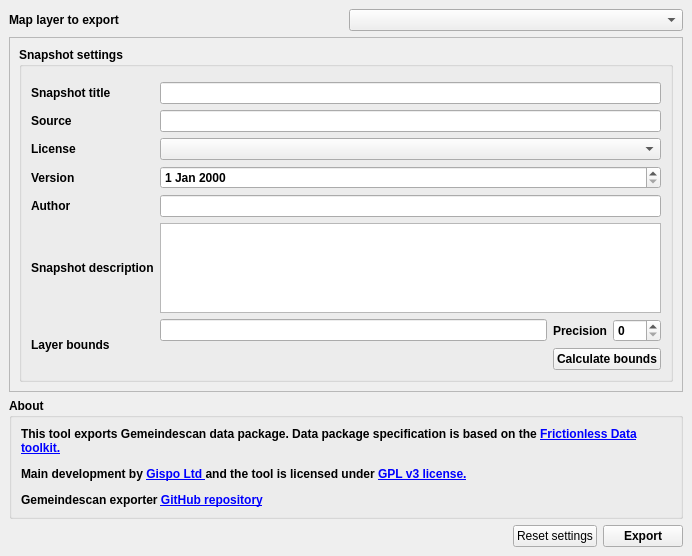
<?xml version="1.0" encoding="UTF-8"?>
<ui version="4.0">
 <class>GsExporterDockWidgetBase</class>
 <widget class="QDockWidget" name="GsExporterDockWidgetBase">
  <property name="geometry">
   <rect>
    <x>0</x>
    <y>0</y>
    <width>692</width>
    <height>556</height>
   </rect>
  </property>
  <property name="floating">
   <bool>false</bool>
  </property>
  <property name="windowTitle">
   <string>Gemeindescan Exporter</string>
  </property>
  <widget class="QWidget" name="dockWidgetContents">
   <layout class="QVBoxLayout" name="verticalLayout">
    <item>
     <layout class="QHBoxLayout" name="horizontalLayout_2">
      <item>
       <widget class="QLabel" name="layerLabel">
        <property name="font">
         <font>
          <pointsize>9</pointsize>
          <weight>75</weight>
          <bold>true</bold>
         </font>
        </property>
        <property name="text">
         <string>Map layer to export</string>
        </property>
       </widget>
      </item>
      <item>
       <widget class="QgsMapLayerComboBox" name="m_layer_cb"/>
      </item>
     </layout>
    </item>
    <item>
     <widget class="QScrollArea" name="scrollArea">
      <property name="widgetResizable">
       <bool>true</bool>
      </property>
      <widget class="QWidget" name="scrollAreaWidgetContents_2">
       <property name="geometry">
        <rect>
         <x>0</x>
         <y>0</y>
         <width>658</width>
            <height>382</height>
        </rect>
       </property>
       <layout class="QVBoxLayout" name="verticalLayout_10">
        <item>
         <widget class="QgsCollapsibleGroupBox" name="mGroupBox_2">
          <property name="enabled">
           <bool>true</bool>
          </property>
          <property name="font">
           <font>
            <weight>75</weight>
            <bold>true</bold>
           </font>
          </property>
          <property name="title">
           <string>Snapshot settings</string>
          </property>
          <property name="flat">
           <bool>false</bool>
          </property>
          <property name="collapsed">
           <bool>false</bool>
          </property>
          <property name="scrollOnExpand">
           <bool>true</bool>
          </property>
             <layout class="QGridLayout" name="gridLayout">
                 <item row="3" column="1">
                     <widget class="QComboBox" name="licenseInput"/>
                 </item>
                 <item row="7" column="0">
                     <widget class="QLabel" name="label_15">
                         <property name="text">
                             <string>Layer bounds</string>
                         </property>
                     </widget>
                 </item>
                 <item row="4" column="1">
                     <widget class="QDateEdit" name="versionInput"/>
                 </item>
                 <item row="2" column="0">
                     <widget class="QLabel" name="label_19">
                         <property name="text">
                             <string>Source</string>
                         </property>
                     </widget>
                 </item>
                 <item row="5" column="0">
                     <widget class="QLabel" name="label_13">
                         <property name="text">
                             <string>Author</string>
                         </property>
                     </widget>
                 </item>
                 <item row="4" column="0">
                     <widget class="QLabel" name="label_18">
                         <property name="text">
                             <string>Version</string>
                         </property>
                     </widget>
                 </item>
                 <item row="6" column="1">
                     <widget class="QTextEdit" name="input_description"/>
                 </item>
                 <item row="7" column="1">
                     <layout class="QGridLayout" name="gridLayout_2">
                         <item row="1" column="1" colspan="2">
                             <widget class="QPushButton" name="btn_calculate_extent">
                                 <property name="text">
                                     <string>Calculate bounds</string>
                                 </property>
                             </widget>
                         </item>
                         <item row="0" column="2">
                             <widget class="QSpinBox" name="sb_extent_precision"/>
             </item>
             <item row="0" column="0">
              <widget class="QLineEdit" name="le_extent"/>
             </item>
                         <item row="0" column="1">
                             <widget class="QLabel" name="label">
                                 <property name="text">
                                     <string>Precision</string>
                                 </property>
                             </widget>
                         </item>
                     </layout>
                 </item>
                 <item row="5" column="1">
                     <widget class="QLineEdit" name="authorInput"/>
                 </item>
                 <item row="6" column="0">
                     <widget class="QLabel" name="label_14">
                         <property name="text">
                             <string>Snapshot description</string>
                         </property>
                     </widget>
                 </item>
                 <item row="1" column="1">
                     <widget class="QLineEdit" name="input_title"/>
                 </item>
                 <item row="3" column="0">
                     <widget class="QLabel" name="label_17">
                         <property name="text">
                             <string>License</string>
                         </property>
                     </widget>
                 </item>
                 <item row="2" column="1">
                     <widget class="QLineEdit" name="sourceInput"/>
                 </item>
                 <item row="1" column="0">
                     <widget class="QLabel" name="label_16">
                         <property name="text">
                             <string>Snapshot title</string>
                         </property>
                     </widget>
                 </item>
                 <item row="0" column="1">
                     <widget class="QgsFileWidget" name="f_output"/>
                 </item>
             </layout>
         </widget>
        </item>
       </layout>
      </widget>
     </widget>
    </item>
    <item>
     <widget class="QgsCollapsibleGroupBox" name="mGroupBox">
      <property name="font">
       <font>
        <weight>75</weight>
        <bold>true</bold>
       </font>
      </property>
      <property name="title">
       <string>About</string>
      </property>
      <layout class="QVBoxLayout" name="verticalLayout_3">
       <item>
        <widget class="QLabel" name="metadataLabel">
         <property name="text">
          <string>&lt;html&gt;&lt;head/&gt;&lt;body&gt;&lt;p&gt;This tool exports Gemeindescan data package. Data
           package specification is based on the &lt;a href=&quot;https://frictionlessdata.io/&quot;&gt;&lt;span style=&quot;
           text-decoration: underline; color:#0000ff;&quot;&gt;Frictionless Data toolkit.&lt;/span&gt;&lt;/a&gt;&lt;/p&gt;&lt;p&gt;Main
           development by &lt;a href=&quot;https://www.gispo.fi/en/home/&quot;&gt;&lt;span style=&quot; text-decoration:
           underline; color:#0000ff;&quot;&gt;Gispo Ltd &lt;/span&gt;&lt;/a&gt;and the tool is licensed under &lt;a
           href=&quot;https://www.gnu.org/licenses/gpl-3.0.en.html&quot;&gt;&lt;span style=&quot; text-decoration:
           underline; color:#0000ff;&quot;&gt;GPL v3 license.&lt;/span&gt;&lt;/a&gt;&lt;/p&gt;&lt;p&gt;Gemeindescan
           exporter &lt;a href=&quot;https://github.com/GispoCoding/gemeindescan-exporter&quot;&gt;&lt;span style=&quot;
           text-decoration: underline; color:#0000ff;&quot;&gt;GitHub repository&lt;/span&gt;&lt;/a&gt;&lt;/p&gt;&lt;/body&gt;&lt;/html&gt;
          </string>
         </property>
         <property name="wordWrap">
          <bool>true</bool>
         </property>
        </widget>
       </item>
      </layout>
     </widget>
    </item>
    <item>
     <layout class="QHBoxLayout" name="horizontalLayout">
      <item>
       <spacer name="horizontalSpacer">
        <property name="orientation">
         <enum>Qt::Horizontal</enum>
        </property>
        <property name="sizeHint" stdset="0">
         <size>
          <width>40</width>
          <height>20</height>
         </size>
        </property>
       </spacer>
      </item>
      <item>
       <widget class="QPushButton" name="pushButtonReset">
        <property name="text">
         <string>Reset settings</string>
        </property>
       </widget>
      </item>
      <item>
       <widget class="QPushButton" name="pushButtonExport">
        <property name="font">
         <font>
          <weight>75</weight>
          <bold>true</bold>
         </font>
        </property>
        <property name="text">
         <string>Export</string>
        </property>
       </widget>
      </item>
     </layout>
    </item>
   </layout>
  </widget>
 </widget>
    <customwidgets>
        <customwidget>
            <class>QgsCollapsibleGroupBox</class>
            <extends>QGroupBox</extends>
            <header>qgscollapsiblegroupbox.h</header>
            <container>1</container>
        </customwidget>
        <customwidget>
            <class>QgsFileWidget</class>
            <extends>QWidget</extends>
            <header>qgsfilewidget.h</header>
        </customwidget>
        <customwidget>
            <class>QgsMapLayerComboBox</class>
            <extends>QComboBox</extends>
            <header>qgsmaplayercombobox.h</header>
        </customwidget>
    </customwidgets>
 <resources/>
 <connections/>
</ui>
